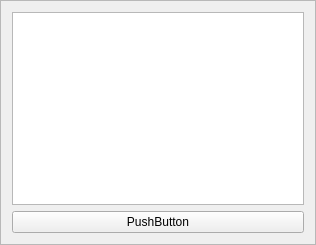
<?xml version="1.0" encoding="UTF-8"?>
<ui version="4.0">
 <class>Frame</class>
 <widget class="QFrame" name="Frame">
  <property name="geometry">
   <rect>
    <x>0</x>
    <y>0</y>
    <width>316</width>
    <height>245</height>
   </rect>
  </property>
  <property name="windowTitle">
   <string>Frame</string>
  </property>
  <property name="frameShape">
   <enum>QFrame::StyledPanel</enum>
  </property>
  <property name="frameShadow">
   <enum>QFrame::Raised</enum>
  </property>
  <layout class="QVBoxLayout" name="verticalLayout">
   <item>
    <widget class="QPlainTextEdit" name="message_box"/>
   </item>
   <item>
    <widget class="QPushButton" name="ok_button">
     <property name="text">
      <string>PushButton</string>
     </property>
    </widget>
   </item>
  </layout>
 </widget>
 <resources/>
 <connections/>
</ui>
